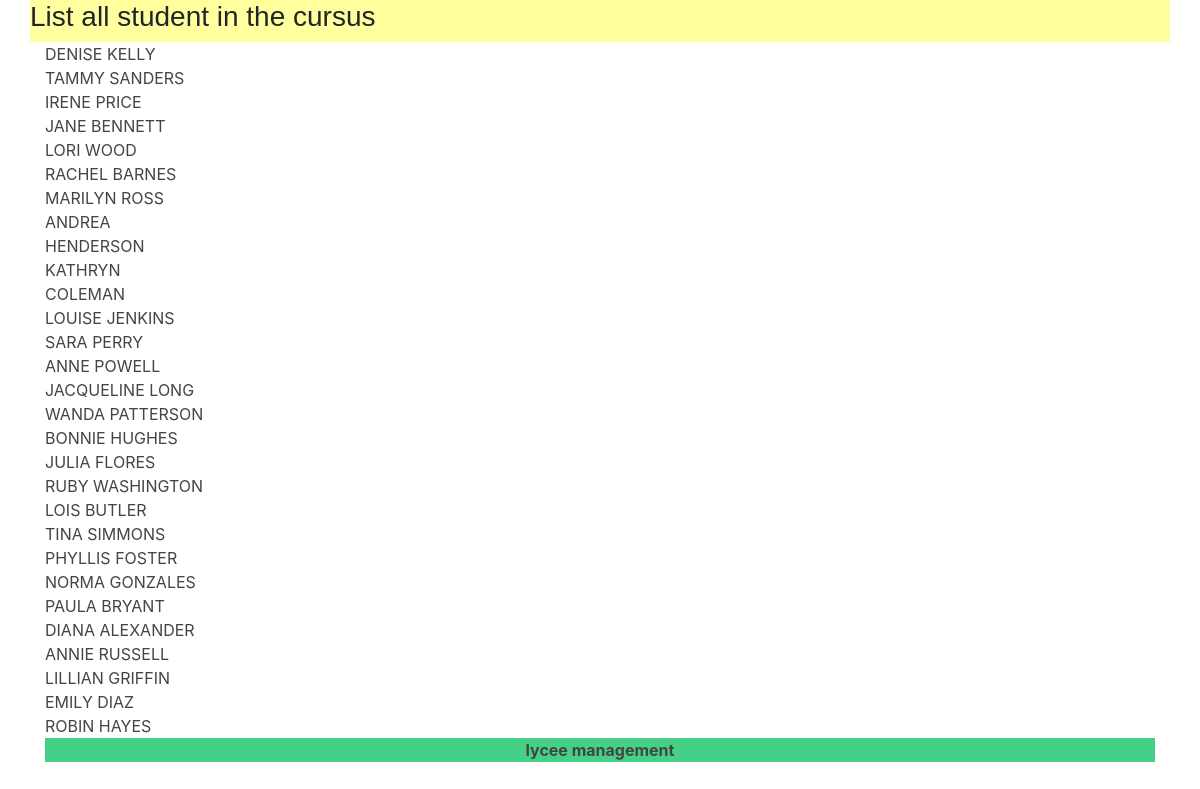
The app's page /lycee/17 with its own data.
### lycee/models.py (models this page shows, shortened)
class Student(models.Model):
 first_name = models.CharField(
    verbose_name="Prenom :",
    max_length=50,
    blank=False,
    null=False
  )
 birth_date = models.DateField(
    verbose_name="Date of birth :",
    blank=False,
    null=False,
    default=''
  )
 last_name = models.CharField(
    verbose_name="Last Name :",
    max_length=50,
    blank=False,
    null=False,
    default='???',
    help_text='nom de famille de l etudiant'
  )
 phone_number = models.CharField(
    verbose_name="Phone number :",
    max_length=10,
    blank=True,
    null=False,
    default='0123456789',
    help_text='numero de telephone'
  )
 email = models.CharField(
   verbose_name="Email :",
    max_length=255,
    blank=False,
    null=False,
    default='???@???.com',
    help_text='Courriel'
  )
 comments = models.CharField(
    verbose_name="Comments :",
    max_length=255,
    blank=True,
    null=False,
    default='',
    help_text='Commentaires :'
  )
 cursus = models.ForeignKey(
    Cursus,
    on_delete=models.CASCADE,
    null=True
  )

### lycee/views.py (the view)
# urls.py: path('lycee/<int:cursus_id>',views.detail, name='detail'),
def detail(request, cursus_id):
  result_list = Student.objects.filter(cursus=cursus_id)
  context = {'liste' : result_list}
  return render( request , 'lycee/cursus/student_list.html', context)

### lycee/templates/lycee/cursus/student_list.html (shortened to what this page needs)
{% extends 'master.html' %}
{% load static %}
{% if liste %}
  {% block title %}
    List all student in the cursus
  {% endblock%}
  {% block content %}
    <div class="container">
      {% for student in liste %}
        <div class='row'>
          <div class='col-sm-2'>
            <a href='student/{{student.id}}'>{{student.first_name}} {{student.last_name}}</a>
          </div>
        </div>
      {% endfor %}
  {% endblock %}
{% else %}
  <p>No student to show</p>
{% endif %}

### lycee/static/lycee/style.css (style rules this page uses)
a { color : #444444; }
html { position: relative; min-height: 100%; }

### records on screen
Student: first_name "DENISE", last_name "KELLY"
Student: first_name "TAMMY", last_name "SANDERS"
Student: first_name "IRENE", last_name "PRICE"
Student: first_name "JANE", last_name "BENNETT"
Student: first_name "LORI", last_name "WOOD"
Student: first_name "RACHEL", last_name "BARNES"
Student: first_name "MARILYN", last_name "ROSS"
Student: first_name "ANDREA", last_name "HENDERSON"
Student: first_name "KATHRYN", last_name "COLEMAN"
Student: first_name "LOUISE", last_name "JENKINS"
Student: first_name "SARA", last_name "PERRY"
Student: first_name "ANNE", last_name "POWELL"
Student: first_name "JACQUELINE", last_name "LONG"
Student: first_name "WANDA", last_name "PATTERSON"
Student: first_name "BONNIE", last_name "HUGHES"
Student: first_name "JULIA", last_name "FLORES"
Student: first_name "RUBY", last_name "WASHINGTON"
Student: first_name "LOIS", last_name "BUTLER"
Student: first_name "TINA", last_name "SIMMONS"
Student: first_name "PHYLLIS", last_name "FOSTER"
Student: first_name "NORMA", last_name "GONZALES"
Student: first_name "PAULA", last_name "BRYANT"
Student: first_name "DIANA", last_name "ALEXANDER"
Student: first_name "ANNIE", last_name "RUSSELL"
Student: first_name "LILLIAN", last_name "GRIFFIN"
Student: first_name "EMILY", last_name "DIAZ"
Student: first_name "ROBIN", last_name "HAYES"
